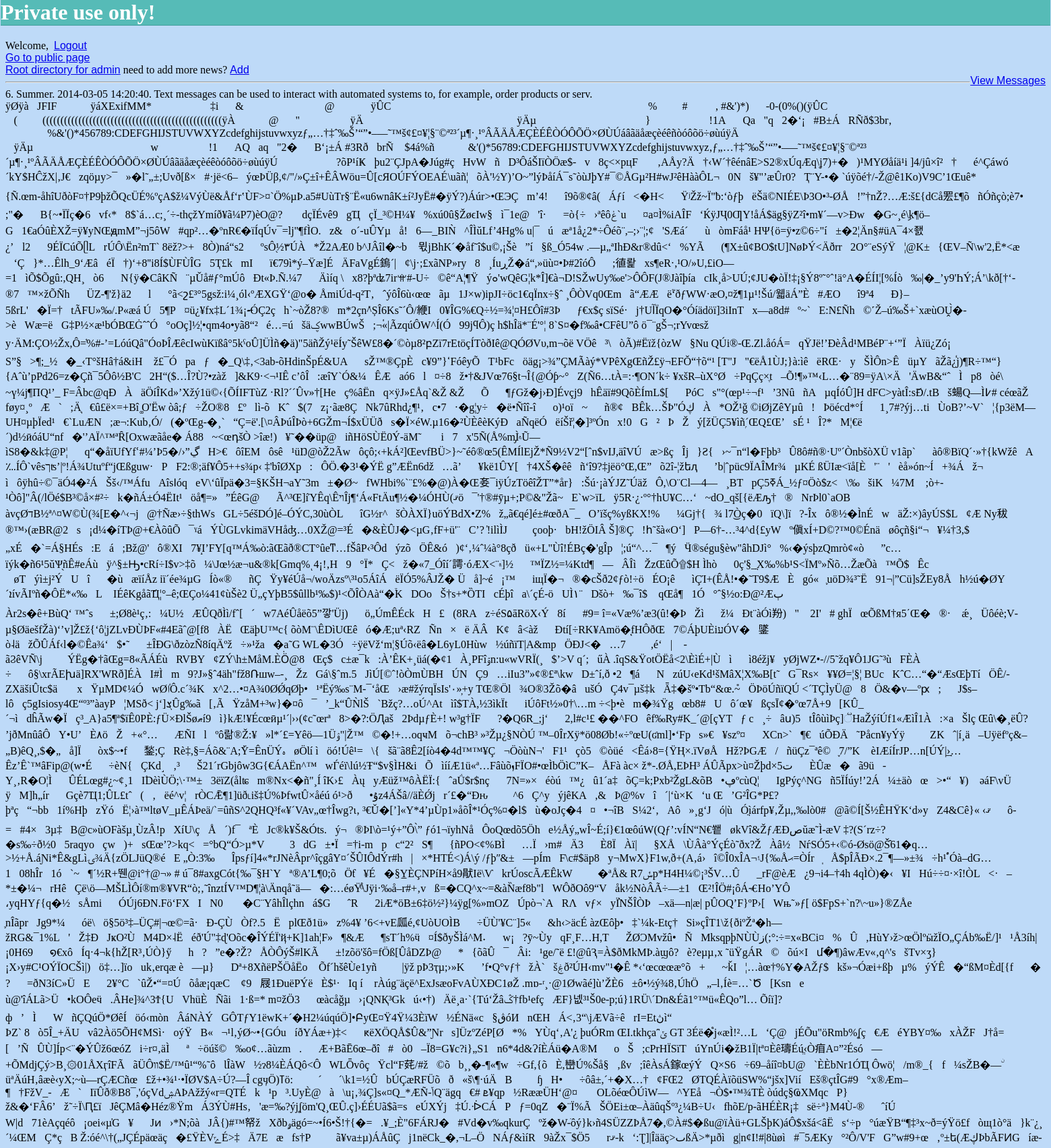
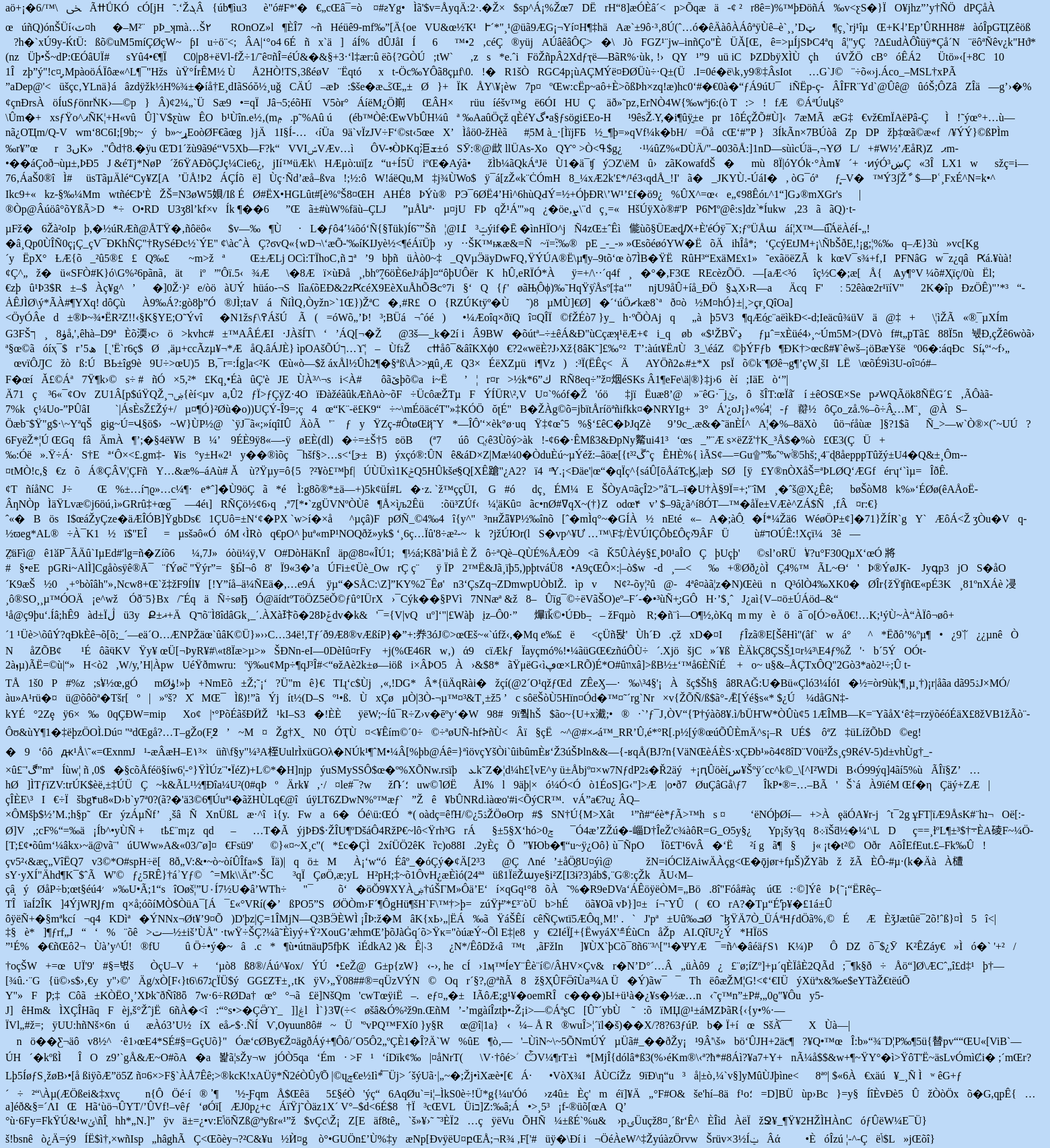
The app's page /ex1/admin/main.php (signed in, upper part) with its own data (2 pictures, top to bottom).
### tables this page shows
CREATE TABLE IF NOT EXISTS `articles` (
  `id` int(11) NOT NULL AUTO_INCREMENT,
  `title` varchar(15) NOT NULL,
  `date` datetime NOT NULL,
  `description` varchar(500) NOT NULL,
  `image` blob NOT NULL,
  PRIMARY KEY (`id`)
);

### ex1/admin/main.php (the view, shortened to what this page needs)
<html>
   <head>
      <head>
   </head>
   <body>
      <h1>Private use only!</h1>
      <link rel="stylesheet" type="text/css" href="theme.css">
      <?php
         echo 'Welcome, '.$_SESSION['username'];
         echo "<a href='logout.php'>Logout</a><br /><a href='http://krishna.ipt.oamk.fi/ip/ex1'>Go to public page</a><br /><a href='http://krishna.ipt.oamk.fi/ip/ex1/admin'>Root directory for admin</a> need to add more news? <a href='insert_page.php'>Add</a>";
         echo "<p style='float:right;'><a href='viewmessages.php'>View Messages</a></p><hr>";
          $res = mysql_query("SELECT * FROM articles ORDER BY date DESC");
           while( $row = mysql_fetch_array($res) )
         	  echo "$row[id]. $row[title]. $row[date]. $row[description]. $row[image]<a href='modify.php?edit=$row[id]'>Modify</a><li><a href='delete.php?clear=$row[id]'>DELETE</a></li><hr>";
         ?>
   </body>
</html>

### ex1/admin/theme.css (style rules this page uses)
body { float: center; background-color: #bedaf8; font-family: Andalus; clear: both; }
h1 { margin-top: -8px; width: 100%; margin-left: -7px; padding-right: 14px; background-color: #56bbb7; border-bottom: 1px solid #409e9b; color: #fff; }
p { font-family: Helvetica, Arial, sans-serif; }
a { font-family: Helvetica, Arial, sans-serif; }

### records on screen
articles: id "6", title "Summer", date "2014-03-05 14:20:40", description "Text messages can be used to interact with automated systems to, for example, order products or serv", image "ÿØÿà\u0010JFIF\u0001\u0001\u0001\u0001ÿáXExifMM*\b\u0002\u0001\u0012\u0003\u0001\u0001‡i\u0004\u0001&\u0003 \u0001\u0003\u0001\u0001 \u0002\u0004\u0001\u0002@ \u0003\u0004\u0001\u0003ÿÛC\u0006\u0004\u0005\u0006\u0005\u0004\u0006\u0006\u0005\u0006\u0007\u0007\u0006\b \u0010 \u0014\u000e\u000f \u0010\u0017\u0014\u0018\u0018\u0017\u0014\u0016\u0016\u001a % \u001a\u001b# \u0016\u0016 , #&')*)\u0019 -0-(0%()(ÿÛC\u0001\u0007\u0007\u0007 \b \u0013 \u0013(\u001a\u0016\u001a((((((((((((((((((((((((((((((((((((((((((((((((((ÿÀ\u0011\b\u0003\u0002@\u0003\u0001\"\u0002\u0011\u0001\u0003\u0011\u0001ÿÄ \u0001\u0005\u0001\u0001\u0001\u0001\u0001\u0001\u0001\u0002\u0003\u0004\u0005\u0006\u0007\b ÿÄµ\u0010\u0002\u0001\u0003\u0003\u0002\u0004\u0003\u0005\u0005\u0004\u0004\u0001}\u0001\u0002\u0003\u0004\u0011\u0005\u0012!1A\u0006\u0013Qa\u0007\"q\u00142�‘¡\b#B±Á\u0015RÑð$3br‚ \u0016\u0017\u0018\u0019\u001a%&'()*456789:CDEFGHIJSTUVWXYZcdefghijstuvwxyzƒ„…†‡ˆ‰Š’“”•–—˜™š¢£¤¥¦§¨©ª²³´µ¶·¸¹ºÂÃÄÅÆÇÈÉÊÒÓÔÕÖ×ØÙÚáâãäåæçèéêñòóôõö÷øùúÿÄ \u0001\u0003\u0001\u0001\u0001\u0001\u0001\u0001\u0001\u0001\u0001\u0001\u0002\u0003\u0004\u0005\u0006\u0007\b ÿÄµ\u0011\u0002\u0001\u0002\u0004\u0004\u0003\u0004\u0007\u0005\u0004\u0004\u0001\u0002w\u0001\u0002\u0003\u0011\u0004\u0005!1\u0006\u0012AQ\u0007aq\u0013\"2�\b\u0014B‘¡±Á #3Rð\u0015brÑ \u0016$4á%ñ\u0017\u0018\u0019\u001a&'()*56789:CDEFGHIJSTUVWXYZcdefghijstuvwxyz‚ƒ„…†‡ˆ‰Š’“”•–—˜™š¢£¤¥¦§¨©ª²³´µ¶·¸¹ºÂÃÄÅÆÇÈÉÊÒÓÔÕÖ×ØÙÚâãäåæçèéêòóôõö÷øùúÿÚ \u0003\u0001\u0002\u0011\u0003\u0011?õP¹íҜ\u0010þu2¨ÇJpA�Júg#ç\u0014HvW ñ\u0013D³ÔáŠIïÒÖæ$-\bv\u00038ç<×pцF\u0019 \u0011‚AÅy?Ä…"
